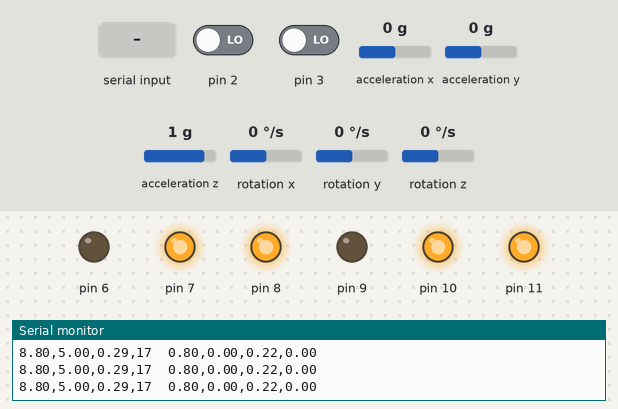
Recording of a sketch running on a simulated Arduino Uno, built with avr-gcc and run on an emulated ATmega328P. Parts: output pins drawn as LEDs (lit = HIGH), the last lines printed to the serial monitor. The test bench sets the inputs (shaded band); at power-on: acceleration x 0 g, acceleration z 1 g, pin 2 LOW, pin 3 LOW, acceleration y 0 g, rotation x 0 °/s, rotation y 0 °/s, rotation z 0 °/s. The sensor or clock chip raises its interrupt line as the real part does.

Above: at 1.9 s.
2.0 s: acceleration x set to -0.8 g
At 2.16 s:
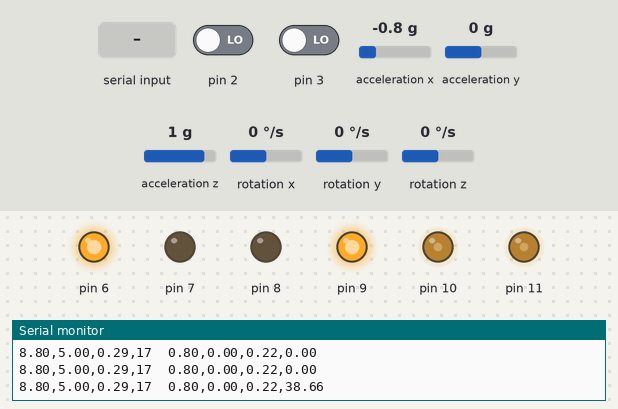
5.0 s: acceleration z set to 0.6 g
6.5 s: acceleration z set to 0.3 g
At 7.7 s:
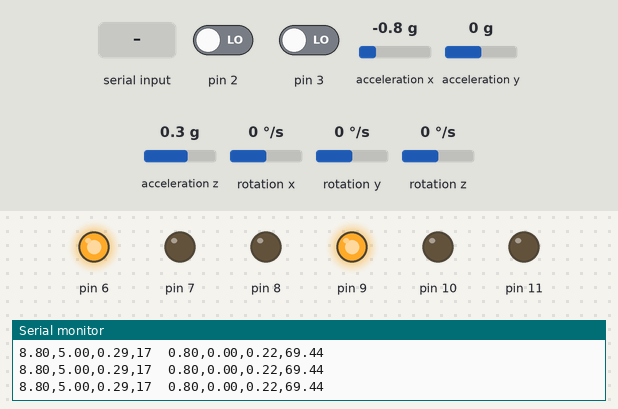
8.0 s: acceleration x set to 0 g
At 9.07 s:
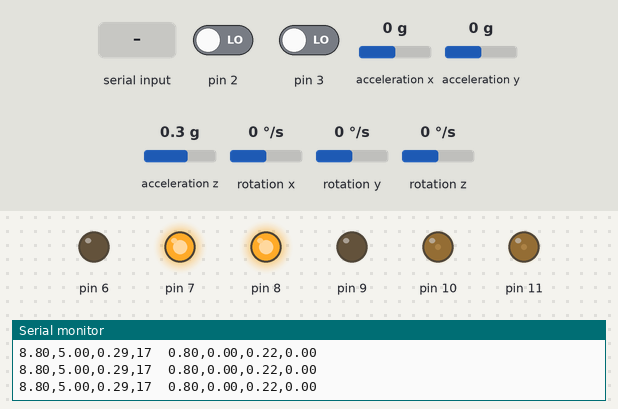
11.0 s: "i" received over Serial
14.0 s: "i" received over Serial
At 15.1 s:
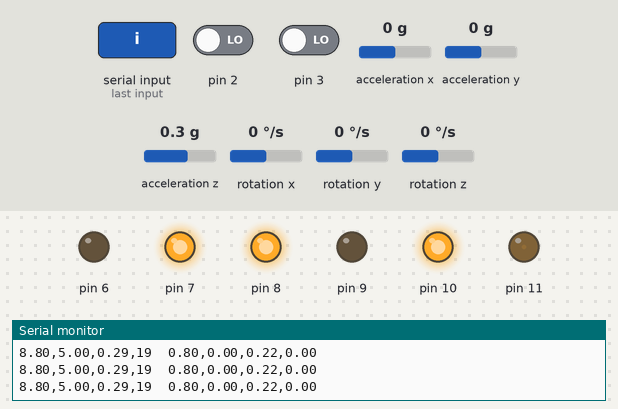
Timing chart, 0 to 16.5 s (numbered marks = the images above; inputs shaded):
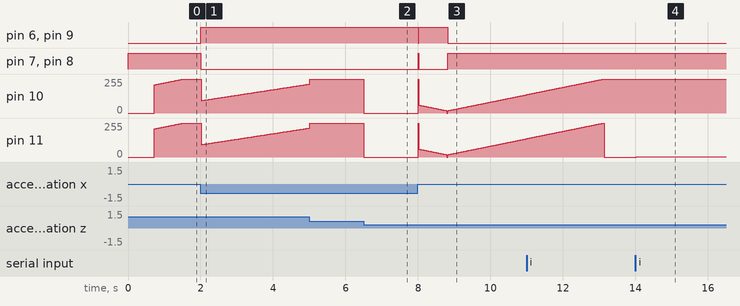

Measured:
- the behaviour switches between 0.5 and 0.4 g on acceleration z (found by bisection; images 1 and 2)
- after the input at 2.0 s, pin 6, pin 9: LOW → HIGH at once; pin 7, pin 8: HIGH → LOW at once
- after the input at 6.5 s, pin 10, pin 11: 255/255 → 0/255 at once
- after the input at 8.0 s, pin 6, pin 9: HIGH → LOW at once, → HIGH 0.01 s later, → LOW 0.81 s later; pin 7, pin 8: LOW → HIGH at once, → LOW 0.01 s later, → HIGH 0.81 s later
- after the input at 14.0 s, pin 11: 0/255 → 1/255 at once

The sketch:

blance_car.ino
```cpp
#include <PID_v1.h>
#include "Wire.h"
#include "I2Cdev.h"
#include "MPU6050_6Axis_MotionApps20.h"
MPU6050 mpu(0x68);

#define center  0x7F

//蓝牙名字 cking616
//蓝牙密码 1234

char flag=0;
char num=0;
double time;
signed int speeds = 0;
signed int oldspeed =0;
byte inByte ;
// MPU control/status vars
bool dmpReady = false;
uint8_t mpuIntStatus;
uint8_t devStatus;
uint16_t packetSize;
uint16_t fifoCount;
uint8_t fifoBuffer[64];

signed int speedcount=0;

// orientation/motion vars
Quaternion q;           // [w, x, y, z]         quaternion container
VectorFloat gravity;    // [x, y, z]            gravity vector
float ypr[3];           // [yaw, pitch, roll]   yaw/pitch/roll container and gravity vector
float angle;
double Setpoint, Input, Output;
double kp = 8.8,ki = 5.0,kd = 0.29;//需要你修改的参数

double Setpoints, Inputs, Outputs;
double sp = 0.8,si = 0,sd = 0.22;//需要你修改的参数

unsigned char dl=17,count;

union{
        signed int all;
        unsigned char s[2];
}data;


volatile bool mpuInterrupt = false;     // indicates whether MPU interrupt pin has gone high
void dmpDataReady() {
  mpuInterrupt = true;
}
PID myPID(&Input, &Output, &Setpoint,kp,ki,kd, DIRECT);

PID sPID(&Inputs, &Outputs, &Setpoints,sp,si,sd, DIRECT);

void motor(int v)
{
  if(v>0)
  {
    v+=dl;
    digitalWrite(6,0);
    digitalWrite(7,1);
    digitalWrite(8,1);
    digitalWrite(9,0);
    analogWrite(10,v);
    analogWrite(11,v);
  }
  else if(v<0)
  {
    v=-v;
    v+=dl;
    digitalWrite(6,1);
    digitalWrite(7,0);
    digitalWrite(8,0);
    digitalWrite(9,1);
    analogWrite(10,v);
    analogWrite(11,v);
  }
  else
  {
    analogWrite(10,0);
    analogWrite(11,0);
  }
}

void motort(int v)
{
  if(v>0)
  {
    v+=dl;
    digitalWrite(8,1);
    digitalWrite(9,0);
    analogWrite(10,v);
  }
  else if(v<0)
  {
    v=-v;
    v+=dl;
    digitalWrite(8,0);
    digitalWrite(9,1);
    analogWrite(10,v);
  }
  else
  {
    analogWrite(10,0);
  }
}

void setup()
{
  pinMode(6,OUTPUT);
  pinMode(7,OUTPUT);
  pinMode(8,OUTPUT);
  pinMode(9,OUTPUT);
  pinMode(10,OUTPUT);
  pinMode(11,OUTPUT);
  digitalWrite(6,0);
  digitalWrite(7,1);
  digitalWrite(8,1);
  digitalWrite(9,0);
  analogWrite(10,0);
  analogWrite(11,0);
  Serial.begin(9600);
  Wire.begin();

  delay(100);

  Serial.println("Initializing I2C devices...");
  mpu.initialize();
  Serial.println("Testing device connections...");
  Serial.println(mpu.testConnection() ? "MPU6050 connection successful" : "MPU6050 connection failed");
  delay(2);
  Serial.println("Initializing DMP...");
  devStatus = mpu.dmpInitialize();
  if (devStatus == 0)
  {
    Serial.println("Enabling DMP...");
    mpu.setDMPEnabled(true);
    Serial.println("Enabling interrupt detection (Arduino external interrupt 0)...");
    attachInterrupt(0, dmpDataReady, RISING);
    mpuIntStatus = mpu.getIntStatus();
    Serial.println("DMP ready! Waiting for first interrupt...");
    dmpReady = true;
    packetSize = mpu.dmpGetFIFOPacketSize();
  }
  else
  {
    Serial.print("DMP Initialization failed (code ");
    Serial.print(devStatus);
    Serial.println(")");
  }

  Setpoint = 22.0;
  myPID.SetTunings(kp,ki,kd);
  myPID.SetOutputLimits(-255+dl,255-dl);
  myPID.SetSampleTime(5);
  myPID.SetMode(AUTOMATIC);

  sPID.SetTunings(sp,si,sd);
  sPID.SetOutputLimits(-10,70);
  sPID.SetSampleTime(200);
  sPID.SetMode(AUTOMATIC);


  attachInterrupt(1,speed,RISING);
}

void loop()
{
  if (!dmpReady)
    return;
  // wait for MPU interrupt or extra packet(s) available
  if (!mpuInterrupt && fifoCount < packetSize)
    return;
  mpuInterrupt = false;
  mpuIntStatus = mpu.getIntStatus();
  fifoCount = mpu.getFIFOCount();
  if ((mpuIntStatus & 0x10) || fifoCount == 1024)
  {
   mpu.resetFIFO();
  }
  else if (mpuIntStatus & 0x02)
  {
     while (fifoCount < packetSize) fifoCount = mpu.getFIFOCount();
     mpu.getFIFOBytes(fifoBuffer, packetSize);
     fifoCount -= packetSize;
     mpu.dmpGetQuaternion(&q, fifoBuffer);
     mpu.dmpGetGravity(&gravity, &q);
     mpu.dmpGetYawPitchRoll(ypr, &q, &gravity);  //从DMP中取出Yaw、Pitch、Roll三个轴的角度，放入数组ypr。单位：弧度
     angle=-ypr[1] * 180/M_PI;
  }


  Inputs = speedcount;
   sPID.Compute();

    Setpoint = 22.0+Outputs;

  Input = angle;
  myPID.Compute();

  if(angle>60||angle<0)
  Output=0;
  if(flag)
  {
  motort(Output);
  flag=0;
  }
  else {
        motor(Output);

  }

  if (Serial.available() > 0) {
    inByte = Serial.read();
  }
  if(inByte == 'w'){
  kp+=0.5;}
  else if(inByte == 'q'){
  kp-=0.5;}
  else if(inByte == 'r'){
  ki+=10;}
  else if(inByte == 'e'){
  ki-=10;}
  else if(inByte == 'y'){
  kd+=0.01;}
  else if(inByte == 't'){
  kd-=0.01;}
  else if(inByte == 'i'){
  dl+=1;}
  else if(inByte == 'u'){
  dl-=1;}
  else if(inByte == 's'){
  sp+=0.1;}
  else if(inByte == 'a'){
  sp-=0.1;}
   else if(inByte == 'f'){
  si+=1;}
  else if(inByte == 'd'){
  si-=1;}
   else if(inByte == 'h'){
  sd+=0.01;}
  else if(inByte == 'g'){
  sd-=0.01;}
  else if(inByte == 'v'){
  Setpoints+=2;}
  else if(inByte == 'b'){
  Setpoints-=2;}
  else if(inByte == 'n'){
  Setpoints+=2;
  flag=1;}
  else if(inByte == 'm'){
  Setpoints-=2;
  flag=1;}

  inByte='x';

  sPID.SetTunings(sp,si,sd);
  myPID.SetTunings(kp,ki,kd);

  num++;
  if(num==20)
  {num=0;
  Serial.print(kp);
  Serial.print(',');
  Serial.print(ki);
  Serial.print(',');
  Serial.print(kd);
  Serial.print(',');
  Serial.print(dl);
  Serial.print("  ");
  Serial.print(sp);
  Serial.print(',');
  Serial.print(si);
  Serial.print(',');
  Serial.print(sd);
   Serial.print(',');
  Serial.println(angle);
  }

}


void speed()
{
        if(digitalRead(6)){
        speedcount+=1;
        }
        else
        speedcount-=1;
}
```
